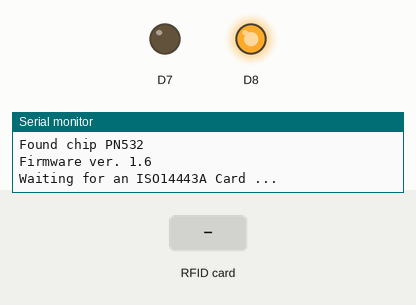
Bench run of a sketch on a simulated Arduino Zero (SAMD21). Shown: output pins drawn as LEDs (lit = HIGH), the last lines printed to the serial monitor. Inputs (shaded band) come from the test bench.

Above: at 1.2 s.
1.3 s: RFID card 5E 7A 19 C4 held to the reader
At 1.7 s:
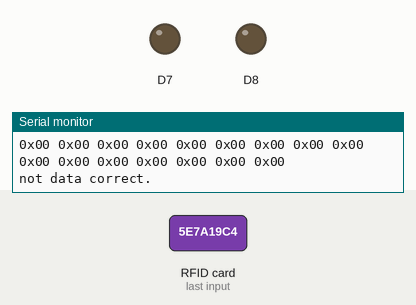
Timing chart, 0 to 5.3 s (numbered marks = the images above; inputs shaded):
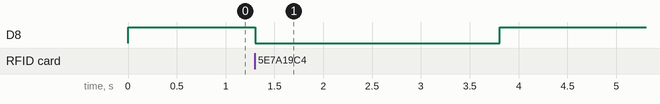

The sketch:

NFC_Comp.ino
```cpp
#include <Wire.h>
#include <SPI.h>
#include <Adafruit_PN532.h>

Adafruit_PN532 nfc(53);
#if defined(ARDUINO_ARCH_SAMD)
#define Serial SerialUSB
#endif

void setup(void) {
#ifndef ESP8266
  while (!Serial);
#endif
  Serial.begin(115200);
  Serial.println("Hello!");
  pinMode(7, OUTPUT);
  pinMode(8, OUTPUT);
  digitalWrite(8, OUTPUT);
  nfc.begin();
  uint32_t versiondata = nfc.getFirmwareVersion();
  if (! versiondata) {
    Serial.print("Didn't find PN53x board");
    while (1); // halt
  }
  // Got ok data, print it out!
  Serial.print("Found chip PN5"); Serial.println((versiondata >> 24) & 0xFF, HEX);
  Serial.print("Firmware ver. "); Serial.print((versiondata >> 16) & 0xFF, DEC);
  Serial.print('.'); Serial.println((versiondata >> 8) & 0xFF, DEC);

  // configure board to read RFID tags
  nfc.SAMConfig();

  Serial.println("Waiting for an ISO14443A Card ...");
}


void loop(void) {

  digitalWrite(8, HIGH);
  nfc.begin();
  nfc.SAMConfig();

  uint8_t success;
  uint8_t uid[] = { 0, 0, 0, 0, 0, 0, 0 };  // Buffer to store the returned UID
  uint8_t data_a[] = {0x70, 0x6C, 0x6F, 0x6B, 0x69, 0x6E, 0x67, 0x50, 0x4C, 0x4F, 0x4B, 0x49, 0x4E, 0x47, 0x6D, 0x6B};
  uint8_t uidLength;                        // Length of the UID (4 or 7 bytes depending on ISO14443A card type)

  success = nfc.readPassiveTargetID(PN532_MIFARE_ISO14443A, uid, &uidLength);

  if (success) {
    // Display some basic information about the card
    Serial.println("Found an ISO14443A card");
    Serial.print("  UID Length: "); Serial.print(uidLength, DEC); Serial.println(" bytes");
    Serial.print("  UID Value: ");
    nfc.PrintHex(uid, uidLength);
    Serial.println("");

    if (uidLength == 4)
    {
      // Trying to authenticate block 4 with default KEYA value
      uint8_t keya[6] = { 0xD3, 0xF7, 0xD3, 0xF7, 0xD3, 0xF7 };
      success = nfc.mifareclassic_AuthenticateBlock(uid, uidLength, 4, 0, keya);
      if (success)
      {
        uint8_t data[16];
        success = nfc.mifareclassic_ReadDataBlock(6, data);
        if (success)
        {
          nfc.PrintHexChar(data, 16);
          Serial.println("");

          bool corr = true;
          for(int i=0; i!=16; ++i){
            if(data[i] != data_a[i]) corr = false;
          }

          uint8_t data_w[16] = {0, 0, 0, 0, 0, 0, 0, 0, 0, 0, 0, 0, 0, 0, 0, 0};
          success = nfc.mifareclassic_WriteDataBlock(6, data_w);
          if (success && corr) {
            digitalWrite(7, HIGH);
            delay(500);
            digitalWrite(7, LOW);
            Serial.println("Block 6 reseted");
          } else Serial.println("not data correct.");

        }
        else Serial.println("Ooops ... unable to read the requested block.  Try another key?");
      } else Serial.println("Ooops ... authentication failed: Try another key?");
    }
  }
  digitalWrite(8, LOW);
  delay(2500);
}
```

Measured:
- after the input at 1.3 s, D8: HIGH → LOW at once, → HIGH 2.5 s later
